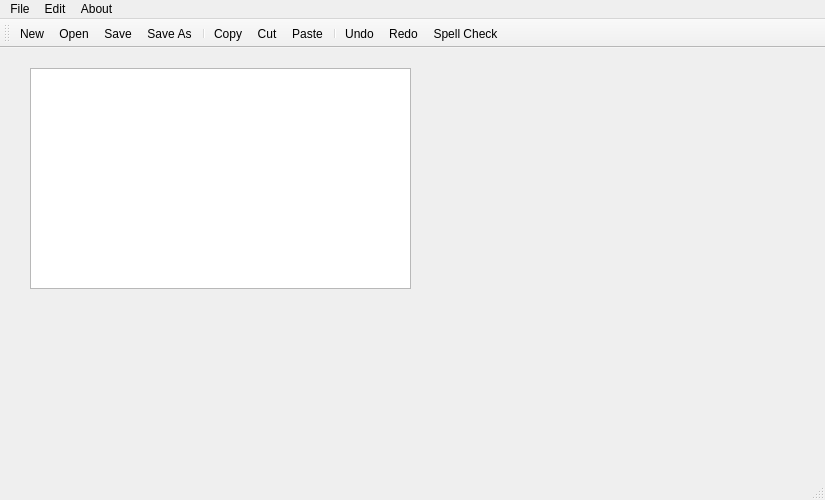
<?xml version="1.0" encoding="UTF-8"?>
<ui version="4.0">
 <class>MainWindow</class>
 <widget class="QMainWindow" name="MainWindow">
  <property name="geometry">
   <rect>
    <x>0</x>
    <y>0</y>
    <width>825</width>
    <height>500</height>
   </rect>
  </property>
  <property name="windowTitle">
   <string>MainWindow</string>
  </property>
  <widget class="QWidget" name="centralWidget">
   <widget class="QTextEdit" name="textEdit">
    <property name="geometry">
     <rect>
      <x>30</x>
      <y>20</y>
      <width>381</width>
      <height>221</height>
     </rect>
    </property>
    <property name="cursor" stdset="0">
     <cursorShape>IBeamCursor</cursorShape>
    </property>
    <property name="focusPolicy">
     <enum>Qt::StrongFocus</enum>
    </property>
    <property name="sizeAdjustPolicy">
     <enum>QAbstractScrollArea::AdjustIgnored</enum>
    </property>
    <property name="autoFormatting">
     <set>QTextEdit::AutoAll</set>
    </property>
   </widget>
  </widget>
  <widget class="QMenuBar" name="menuBar">
   <property name="geometry">
    <rect>
     <x>0</x>
     <y>0</y>
     <width>825</width>
     <height>21</height>
    </rect>
   </property>
   <widget class="QMenu" name="menuFile">
    <property name="title">
     <string>File</string>
    </property>
    <addaction name="actionNew"/>
    <addaction name="actionOpen"/>
    <addaction name="separator"/>
    <addaction name="actionSave"/>
    <addaction name="actionSave_As"/>
   </widget>
   <widget class="QMenu" name="menuEdit">
    <property name="title">
     <string>Edit</string>
    </property>
    <widget class="QMenu" name="menuCount">
     <property name="title">
      <string>Count</string>
     </property>
     <addaction name="actionWord_Count"/>
     <addaction name="actionCharacter_Count"/>
    </widget>
    <addaction name="actionCopy"/>
    <addaction name="actionCut"/>
    <addaction name="actionPaste"/>
    <addaction name="separator"/>
    <addaction name="menuCount"/>
    <addaction name="actionSpell_Check"/>
    <addaction name="actionRedo"/>
    <addaction name="actionUndo"/>
   </widget>
   <widget class="QMenu" name="menuAbout">
    <property name="title">
     <string>About</string>
    </property>
    <addaction name="actionAbout"/>
   </widget>
   <addaction name="menuFile"/>
   <addaction name="menuEdit"/>
   <addaction name="menuAbout"/>
  </widget>
  <widget class="QToolBar" name="mainToolBar">
   <attribute name="toolBarArea">
    <enum>TopToolBarArea</enum>
   </attribute>
   <attribute name="toolBarBreak">
    <bool>false</bool>
   </attribute>
   <addaction name="actionNew"/>
   <addaction name="actionOpen"/>
   <addaction name="actionSave"/>
   <addaction name="actionSave_As"/>
   <addaction name="separator"/>
   <addaction name="actionCopy"/>
   <addaction name="actionCut"/>
   <addaction name="actionPaste"/>
   <addaction name="separator"/>
   <addaction name="actionUndo"/>
   <addaction name="actionRedo"/>
   <addaction name="actionSpell_Check"/>
  </widget>
  <widget class="QStatusBar" name="statusBar"/>
  <action name="actionNew">
   <property name="icon">
    <iconset resource="notepadresources.qrc">
     <normaloff>:/Images/document.png</normaloff>:/Images/document.png</iconset>
   </property>
   <property name="text">
    <string>New</string>
   </property>
  </action>
  <action name="actionOpen">
   <property name="icon">
    <iconset resource="notepadresources.qrc">
     <normaloff>:/Images/folder.png</normaloff>:/Images/folder.png</iconset>
   </property>
   <property name="text">
    <string>Open</string>
   </property>
  </action>
  <action name="actionSave">
   <property name="icon">
    <iconset resource="notepadresources.qrc">
     <normaloff>:/Images/save.png</normaloff>:/Images/save.png</iconset>
   </property>
   <property name="text">
    <string>Save</string>
   </property>
  </action>
  <action name="actionSave_As">
   <property name="icon">
    <iconset resource="notepadresources.qrc">
     <normaloff>:/Images/save-1.png</normaloff>:/Images/save-1.png</iconset>
   </property>
   <property name="text">
    <string>Save As...</string>
   </property>
  </action>
  <action name="actionCopy">
   <property name="icon">
    <iconset resource="notepadresources.qrc">
     <normaloff>:/Images/copy.png</normaloff>:/Images/copy.png</iconset>
   </property>
   <property name="text">
    <string>Copy</string>
   </property>
  </action>
  <action name="actionCut">
   <property name="icon">
    <iconset resource="notepadresources.qrc">
     <normaloff>:/Images/cut.png</normaloff>:/Images/cut.png</iconset>
   </property>
   <property name="text">
    <string>Cut</string>
   </property>
  </action>
  <action name="actionPaste">
   <property name="icon">
    <iconset resource="notepadresources.qrc">
     <normaloff>:/Images/paste.png</normaloff>:/Images/paste.png</iconset>
   </property>
   <property name="text">
    <string>Paste</string>
   </property>
  </action>
  <action name="actionRedo">
   <property name="icon">
    <iconset resource="notepadresources.qrc">
     <normaloff>:/Images/redo.png</normaloff>:/Images/redo.png</iconset>
   </property>
   <property name="text">
    <string>Redo</string>
   </property>
  </action>
  <action name="actionUndo">
   <property name="icon">
    <iconset resource="notepadresources.qrc">
     <normaloff>:/Images/undo.png</normaloff>:/Images/undo.png</iconset>
   </property>
   <property name="text">
    <string>Undo</string>
   </property>
  </action>
  <action name="actionAbout">
   <property name="text">
    <string>About</string>
   </property>
  </action>
  <action name="actionSpell_Check">
   <property name="icon">
    <iconset resource="notepadresources.qrc">
     <normaloff>:/Images/checked.png</normaloff>:/Images/checked.png</iconset>
   </property>
   <property name="text">
    <string>Spell Check</string>
   </property>
  </action>
  <action name="actionWord_Count">
   <property name="text">
    <string>Word Count</string>
   </property>
  </action>
  <action name="actionInfo">
   <property name="text">
    <string>Info</string>
   </property>
  </action>
  <action name="actionCharacter_Count">
   <property name="text">
    <string>Character Count</string>
   </property>
  </action>
 </widget>
 <layoutdefault spacing="6" margin="11"/>
 <resources>
  <include location="notepadresources.qrc"/>
 </resources>
 <connections/>
</ui>
